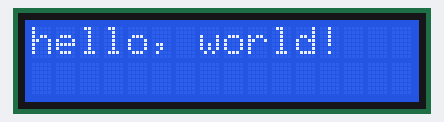
A sketch run on a simulated Arduino Uno, built with avr-gcc and run on an emulated ATmega328P. Shown: 16×2 character LCD.

Above: at 0.1 s.
At 3.1 s:
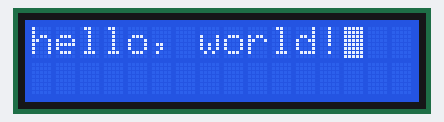

The sketch:

esempio.ino
```cpp
// include the library code:
#include <LiquidCrystal.h>

// initialize the library by associating any needed LCD interface pin
// with the arduino pin number it is connected to

const int rs = 12, en = 11, d4 = 5, d5 = 4, d6 = 3, d7 = 2;

LiquidCrystal lcd(rs, en, d4, d5, d6, d7);

void setup() {

  // set up the LCD's number of columns and rows:

  lcd.begin(16, 2);

  // Print a message to the LCD.

  lcd.print("hello, world!");
}

void loop() {

  // Turn off the blinking cursor:

  lcd.noBlink();

  delay(3000);

  // Turn on the blinking cursor:

  lcd.blink();

  delay(3000);
}
```

Measured:
- what the display in image 1 shows lasts 3.0 s, from 3.1 s to 6.1 s
